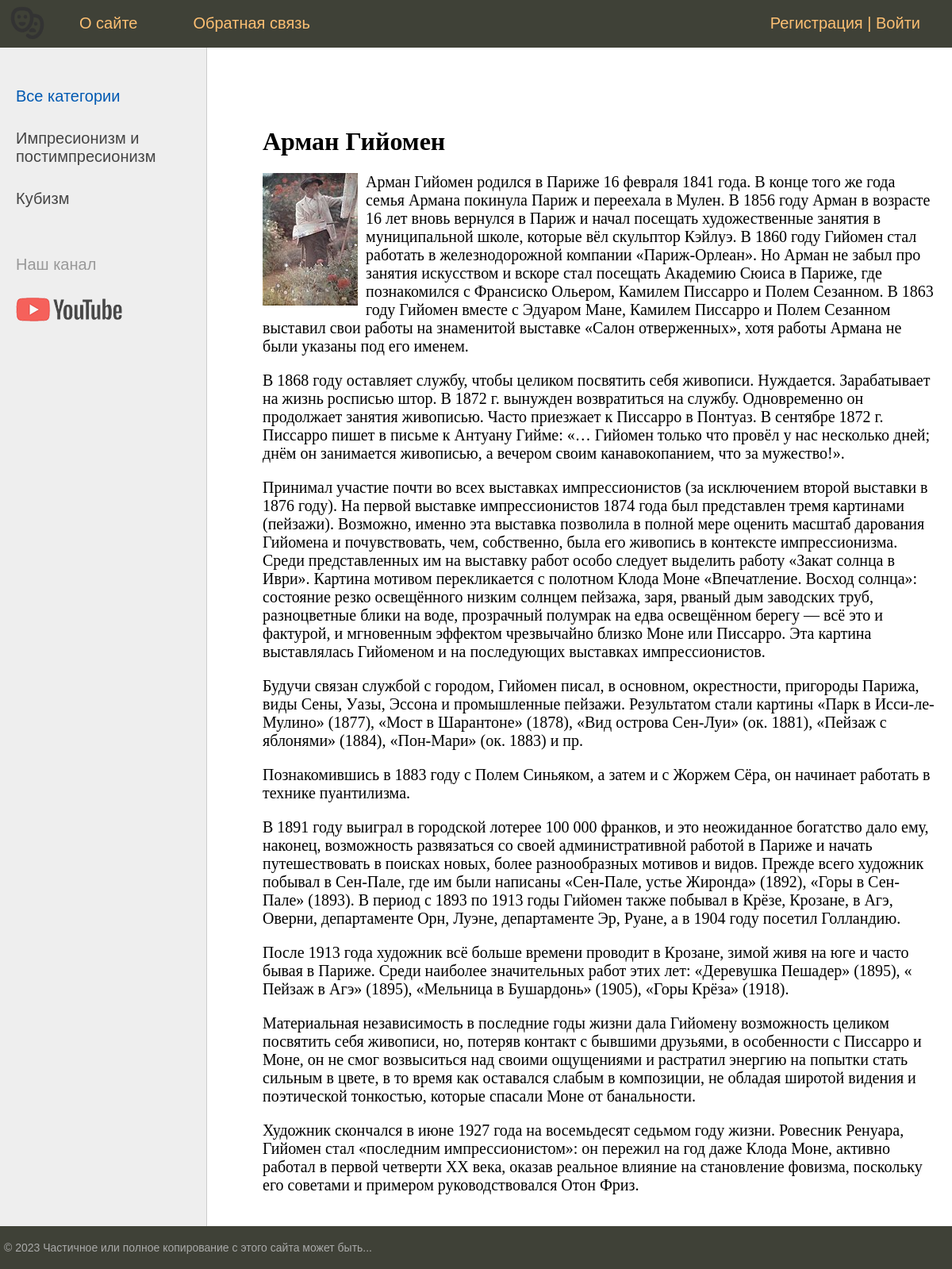
Page /post/arman-gijomen/ on the committed database.
### artists/models.py (models this page shows, shortened)
class Category(models.Model):
    name = models.CharField(max_length=100, db_index=True, verbose_name="Категория")
    slug = models.SlugField(max_length=255, unique=True, db_index=True, verbose_name="URL")
    def get_absolute_url(self):
        return reverse("category", kwargs={"cat_slug": self.slug})
    class Meta:
        verbose_name = "Категории"
        verbose_name_plural = "Категории"
        ordering = ["id"]

class Artists(models.Model):
    title = models.CharField(max_length=250, verbose_name="Заголовок")
    slug = models.SlugField(max_length=255, unique=True, db_index=True, verbose_name='URL')
    content = models.TextField(blank=True, verbose_name="Текст статьи")
    photo = models.ImageField(upload_to="photos/%Y/%m/%d/", verbose_name="Фото")
    time_create = models.DateTimeField(auto_now_add=True, verbose_name="Время создания")
    time_update = models.DateTimeField(auto_now=True, verbose_name="Время изменения")
    is_published = models.BooleanField(default=True, verbose_name="Публикация")
    cat = models.ForeignKey("Category", on_delete=models.PROTECT, verbose_name="Категории")
    def __str__(self):
        return self.title
    class Meta:
        verbose_name = "Художники"
        verbose_name_plural = "Известные Художники"
        ordering = ["-time_create"]

### artists/views.py (the view)
# urls.py: path("post/<slug:post_slug>/", views.ShowPost.as_view(), name="post"),
class ShowPost(DataMixin, DetailView):
    model = Artists
    template_name = "artists/post.html"
    context_object_name = "post"
    slug_url_kwarg = "post_slug"
    def get_context_data(self, *, object_list=None, **kwargs):
        context = super().get_context_data(**kwargs)
        c_def = self.get_user_context(title=context["post"])
        return dict(list(context.items()) + list(c_def.items()))

### artists/utils.py (called while the page is built)
    def get_user_context(self, **kwargs):
        context = kwargs
        cats = Category.objects.annotate(Count('artists'))
        user_menu = menu.copy()
        if not self.request.user.is_authenticated:
            user_menu.pop(1)
        context['menu'] = user_menu
        context["cats"] = cats
        if "cat_selected" not in context:
            context["cat_selected"] = 0
        return context

### artists/templates/artists/post.html
{% extends "artists/base.html" %}
{% block content %}
<h1>{{ post.title }}</h1>
{% if post.photo %}
<p><img class="img-article-left" src="{{ post.photo.url }}"></p>
{% endif %}
<article>{{ post.content|linebreaks }}</article>
{% endblock content %}

### artists/templates/artists/base.html (shortened to what this page needs)
{% load static %}
{% load artists_tag %}
<!DOCTYPE html>
<html>
<head>
    <link rel='stylesheet' type='text/css' href='{% static "artists/css/styles.css" %}'>
</head>
<body>
<table class="table-page" border=0 cellpadding="0" cellspacing="0">
<tr><td valign="top">
{% block mainmenu %}
    <div class="header">
        <ul id="mainmenu" class="mainmenu">
        <li class="logo"><a href="{% url 'home' %}"><div class="logo"></div></a></li>
{% for m in menu %}
        <li><a href="{% url m.url_name %}">{{ m.title }}</a></li>
{% endfor %}
        {% if request.user.is_authenticated%}
        <li class="last">{{ user.username }} | <a href="{% url 'logout' %}">Выйти</a></li>
        {% else %}
        <li class="last"><a href="{% url 'register' %}">Регистрация</a> | <a href="{% url 'login' %}">Войти</a></li>
        {% endif %}
        </ul>
    </div>
{% endblock mainmenu %}
<table class="table-content" border=0 cellpadding="0" cellspacing="0">
<tr>
    <td valign="top" class="left-chapters">
    <ul id="leftchpters">
{% if cat_selected == 0 %}
        <li class="selected">Все категории</li>
{% else %}
        <li ><a href="{% url 'home' %}">Все категории</a></li>
{% endif %}
{% for c in cats %}
    {% if c.artists__count > 0 %}
        {% if c.pk == cat_selected %}
            <li class="selected">{{ c.name }}</li>
        {% else %}
            <li><a href="{{ c.get_absolute_url }}">{{ c.name }}</a></li>
        {% endif %}
    {% endif %}
{% endfor %}
        <li class="share">
            <p>Наш канал</p>
            <a class="share-yt" href="#"></a>
        </li>
    </ul>
</td>
<td valign="top" class="content">
    <div class="content-text">
{% block content %}
{% endblock content %}
    </div>
</td></tr></table>
</td></tr>
<tr><td valign=top>
    <div id="footer">
        <p>&copy; 2023 Частичное или полное копирование с этого сайта может быть...</p>
    </div>
</td></tr></table>
</body>
</html>

### artists/static/artists/css/styles.css (style rules this page uses)
html, body { font-family: 'Arial'; margin: 0; padding: 0; height: 100%; width: 100%; color: #444; }
a { color: #0059b2; text-decoration: none; }
img { max-width: 600px; height: auto; }
img.img-article-left { max-width: 300px; height: auto; float: left; padding: 0 10px 10px 0; }
.table-page { width: 100%; height: 100%; vertical-align: top; }
.table-page tr { height: 100%; }
.header { background: #3F4137; height: 60px; }
.logo { background: url('../images/logo.png') no-repeat 10px 5px; width: 70px; height: 60px; }
ul.mainmenu { list-style: none; margin: 0; padding: 0; height: 60px; color: #fdc073; font-size: 20px; overflow: hidden; }
ul.mainmenu li { float: left; margin: 18px 40px 0 30px; }
ul.mainmenu li.logo { margin: 0; }
ul.mainmenu li.last { float: right; }
ul.mainmenu li a { color: #fdc073; text-decoration: none; }
.table-content { width: 100%; min-height: 100%; height: 100%; }
.left-chapters { margin: 0; background: #eee; border-right: 1px solid #ccc; min-height: 100%; }
.left-chapters ul { width: 230px; min-height: 100%; margin: 0; padding: 20px 10px 10px 20px; list-style: none; font-size: 20px; }
.left-chapters ul li { margin: 30px 0 0 0; color: #999; }
.left-chapters ul li.selected { color: #0059b2; }
.left-chapters ul li a { color: #444; text-decoration: none; }
.left-chapters ul li.share { margin: 60px 0 0 0; }
.left-chapters ul li.share p { margin: 30px 0 30px 0; }
.left-chapters ul li.share a { display: inline-block; width: 40px; height: 40px; margin: 0 20px 0 0; }
.left-chapters ul li.share a.share-yt { width: 100%; height: 30px; background: url('../images/share_yt.png') no-repeat 0 0 }
.content { padding: 40px 20px 20px 40px; width: 100%; box-sizing: border-box; }
.content-text { margin: 60px 0 0 30px; color: #000; font-size: 20px; font-family: Yandex Sans Display Light; }
.content-text h1 { font-size: 32px; }
#footer { box-sizing: border-box; background: #3F4137; padding: 5px; color: #aaa; font-size: 14px; font-family: Verdana, Geneva, Arial, Helvetica; text-align: left; overflow: hidden; }

### rows in the picture
Category: name "Импресионизм и постимпресионизм"
Category: name "Кубизм"
Artists: title "Арман Гийомен", photo (picture), content "Арман Гийомен родился в Париже 16 февраля 1841 года. В конце того же года семья Армана покинула Париж и переехала в Мулен. В 1856 году Арман в возрасте 16 лет вновь вернулся в Париж и начал посещать художественные занятия в муниципальной школе, которые вёл скульптор Кэйлуэ. В 1860 году Гийомен стал работать в железнодорожной компании «Париж-Орлеан». Но Арман не забыл про занятия искусством и вскоре стал посещать Академию Сюиса в Париже, где познакомился с Франсиско Ольером, Камилем Писсарро и Полем Сезанном. В 1863 году Гийомен вместе с Эдуаром Мане, Камилем Писсарро и Полем Сезанном выставил свои работы на знаменитой выставке «Салон отверженных», хотя работы Армана не были указаны под его…"

### other values in the picture
{{ m.title }} "О сайте" "Обратная связь"
